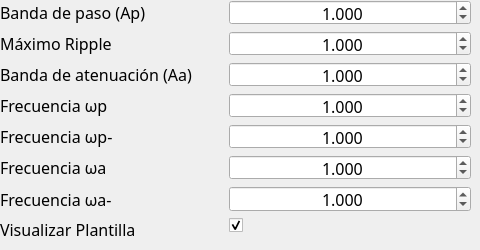
       <widget class="QWidget" name="page_3">
        <widget class="QWidget" name="formLayoutWidget_2">
         <property name="geometry">
          <rect>
           <x>0</x>
           <y>0</y>
           <width>471</width>
           <height>241</height>
          </rect>
         </property>
         <layout class="QFormLayout" name="formLayout_7">
          <property name="labelAlignment">
           <set>Qt::AlignLeading|Qt::AlignLeft|Qt::AlignVCenter</set>
          </property>
          <property name="formAlignment">
           <set>Qt::AlignLeading|Qt::AlignLeft|Qt::AlignTop</set>
          </property>
          <property name="horizontalSpacing">
           <number>20</number>
          </property>
          <item row="0" column="0">
           <widget class="QLabel" name="label_Ap">
            <property name="font">
             <font>
              <family>Rockwell</family>
              <pointsize>12</pointsize>
             </font>
            </property>
            <property name="text">
             <string>Banda de paso (Ap)</string>
            </property>
           </widget>
          </item>
          <item row="0" column="1">
           <widget class="QDoubleSpinBox" name="spin_Ap">
            <property name="font">
             <font>
              <family>Rockwell</family>
              <pointsize>12</pointsize>
             </font>
            </property>
            <property name="alignment">
             <set>Qt::AlignCenter</set>
            </property>
            <property name="decimals">
             <number>3</number>
            </property>
            <property name="minimum">
             <double>-300.000000000000000</double>
            </property>
            <property name="maximum">
             <double>300.000000000000000</double>
            </property>
            <property name="stepType">
             <enum>QAbstractSpinBox::DefaultStepType</enum>
            </property>
            <property name="value">
             <double>1.000000000000000</double>
            </property>
           </widget>
          </item>
          <item row="2" column="0">
           <widget class="QLabel" name="label_Aa">
            <property name="font">
             <font>
              <family>Rockwell</family>
              <pointsize>12</pointsize>
             </font>
            </property>
            <property name="text">
             <string>Banda de atenuación (Aa)    </string>
            </property>
           </widget>
          </item>
          <item row="2" column="1">
           <widget class="QDoubleSpinBox" name="spin_Aa">
            <property name="font">
             <font>
              <family>Rockwell</family>
              <pointsize>12</pointsize>
             </font>
            </property>
            <property name="alignment">
             <set>Qt::AlignCenter</set>
            </property>
            <property name="decimals">
             <number>3</number>
            </property>
            <property name="minimum">
             <double>-300.000000000000000</double>
            </property>
            <property name="maximum">
             <double>300.000000000000000</double>
            </property>
            <property name="stepType">
             <enum>QAbstractSpinBox::DefaultStepType</enum>
            </property>
            <property name="value">
             <double>1.000000000000000</double>
            </property>
           </widget>
          </item>
          <item row="3" column="0">
           <widget class="QLabel" name="label_wp">
            <property name="font">
             <font>
              <family>Rockwell</family>
              <pointsize>12</pointsize>
             </font>
            </property>
            <property name="text">
             <string>Frecuencia ωp</string>
            </property>
           </widget>
          </item>
          <item row="3" column="1">
           <widget class="QDoubleSpinBox" name="spin_wp">
            <property name="font">
             <font>
              <family>Rockwell</family>
              <pointsize>12</pointsize>
             </font>
            </property>
            <property name="alignment">
             <set>Qt::AlignCenter</set>
            </property>
            <property name="decimals">
             <number>3</number>
            </property>
            <property name="maximum">
             <double>1000000000.000000000000000</double>
            </property>
            <property name="stepType">
             <enum>QAbstractSpinBox::DefaultStepType</enum>
            </property>
            <property name="value">
             <double>1.000000000000000</double>
            </property>
           </widget>
          </item>
          <item row="4" column="0">
           <widget class="QLabel" name="label_wp_2">
            <property name="font">
             <font>
              <family>Rockwell</family>
              <pointsize>12</pointsize>
             </font>
            </property>
            <property name="text">
             <string>Frecuencia ωp-</string>
            </property>
           </widget>
          </item>
          <item row="6" column="0">
           <widget class="QLabel" name="label_wa_2">
            <property name="font">
             <font>
              <family>Rockwell</family>
              <pointsize>12</pointsize>
             </font>
            </property>
            <property name="text">
             <string>Frecuencia ωa-</string>
            </property>
           </widget>
          </item>
          <item row="6" column="1">
           <widget class="QDoubleSpinBox" name="spin_wa_2">
            <property name="font">
             <font>
              <family>Rockwell</family>
              <pointsize>12</pointsize>
             </font>
            </property>
            <property name="alignment">
             <set>Qt::AlignCenter</set>
            </property>
            <property name="decimals">
             <number>3</number>
            </property>
            <property name="maximum">
             <double>1000000000.000000000000000</double>
            </property>
            <property name="stepType">
             <enum>QAbstractSpinBox::DefaultStepType</enum>
            </property>
            <property name="value">
             <double>1.000000000000000</double>
            </property>
           </widget>
          </item>
          <item row="7" column="0">
           <widget class="QLabel" name="label_check_plantilla_3">
            <property name="font">
             <font>
              <family>Rockwell</family>
              <pointsize>12</pointsize>
             </font>
            </property>
            <property name="text">
             <string>Visualizar Plantilla</string>
            </property>
           </widget>
          </item>
          <item row="7" column="1">
           <widget class="QCheckBox" name="check_plantilla">
            <property name="sizePolicy">
             <sizepolicy hsizetype="Minimum" vsizetype="Fixed">
              <horstretch>0</horstretch>
              <verstretch>0</verstretch>
             </sizepolicy>
            </property>
            <property name="sizeIncrement">
             <size>
              <width>0</width>
              <height>0</height>
             </size>
            </property>
            <property name="baseSize">
             <size>
              <width>0</width>
              <height>0</height>
             </size>
            </property>
            <property name="font">
             <font>
              <family>Rockwell</family>
              <pointsize>12</pointsize>
             </font>
            </property>
            <property name="layoutDirection">
             <enum>Qt::LeftToRight</enum>
            </property>
            <property name="autoFillBackground">
             <bool>false</bool>
            </property>
            <property name="styleSheet">
             <string notr="true"/>
            </property>
            <property name="text">
             <string/>
            </property>
            <property name="iconSize">
             <size>
              <width>16</width>
              <height>16</height>
             </size>
            </property>
            <property name="checked">
             <bool>true</bool>
            </property>
           </widget>
          </item>
          <item row="5" column="0">
           <widget class="QLabel" name="label_wa">
            <property name="font">
             <font>
              <family>Rockwell</family>
              <pointsize>12</pointsize>
             </font>
            </property>
            <property name="text">
             <string>Frecuencia ωa</string>
            </property>
           </widget>
          </item>
          <item row="4" column="1">
           <widget class="QDoubleSpinBox" name="spin_wp_2">
            <property name="font">
             <font>
              <family>Rockwell</family>
              <pointsize>12</pointsize>
             </font>
            </property>
            <property name="alignment">
             <set>Qt::AlignCenter</set>
            </property>
            <property name="decimals">
             <number>3</number>
            </property>
            <property name="maximum">
             <double>1000000000.000000000000000</double>
            </property>
            <property name="stepType">
             <enum>QAbstractSpinBox::DefaultStepType</enum>
            </property>
            <property name="value">
             <double>1.000000000000000</double>
            </property>
           </widget>
          </item>
          <item row="5" column="1">
           <widget class="QDoubleSpinBox" name="spin_wa">
            <property name="font">
             <font>
              <family>Rockwell</family>
              <pointsize>12</pointsize>
             </font>
            </property>
            <property name="alignment">
             <set>Qt::AlignCenter</set>
            </property>
            <property name="decimals">
             <number>3</number>
            </property>
            <property name="maximum">
             <double>1000000000.000000000000000</double>
            </property>
            <property name="stepType">
             <enum>QAbstractSpinBox::DefaultStepType</enum>
            </property>
            <property name="value">
             <double>1.000000000000000</double>
            </property>
           </widget>
          </item>
          <item row="1" column="0">
           <widget class="QLabel" name="label_ripple">
            <property name="font">
             <font>
              <family>Rockwell</family>
              <pointsize>12</pointsize>
             </font>
            </property>
            <property name="text">
             <string>Máximo Ripple</string>
            </property>
           </widget>
          </item>
          <item row="1" column="1">
           <widget class="QDoubleSpinBox" name="spin_ripple">
            <property name="font">
             <font>
              <family>Rockwell</family>
              <pointsize>12</pointsize>
             </font>
            </property>
            <property name="alignment">
             <set>Qt::AlignCenter</set>
            </property>
            <property name="decimals">
             <number>3</number>
            </property>
            <property name="minimum">
             <double>0.000000000000000</double>
            </property>
            <property name="maximum">
             <double>300.000000000000000</double>
            </property>
            <property name="stepType">
             <enum>QAbstractSpinBox::DefaultStepType</enum>
            </property>
            <property name="value">
             <double>1.000000000000000</double>
            </property>
           </widget>
          </item>
         </layout>
        </widget>
       </widget>
